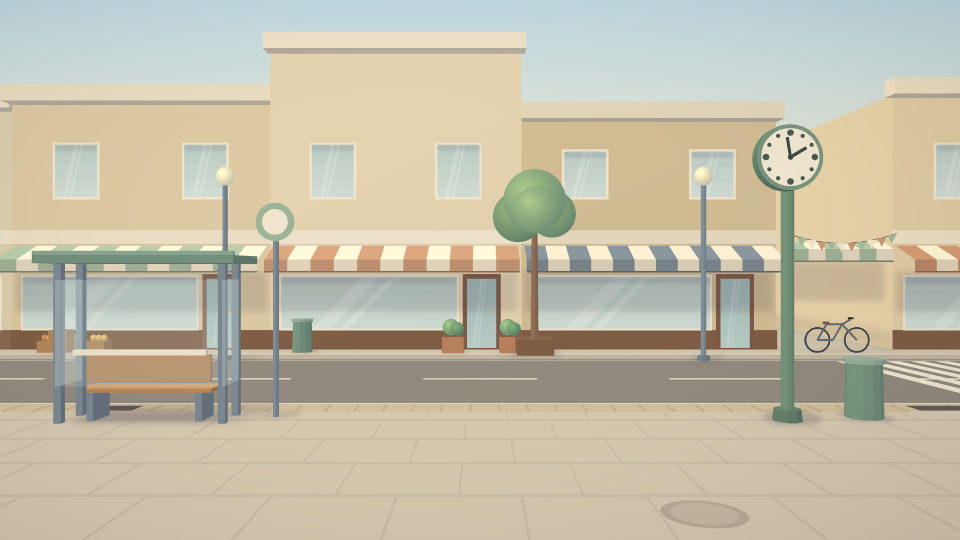
#> input picture 03_Location_Environment_Design/Corrections/A1_street_main_day1_v2.png, 1920 x 1080 px (shown at 1/2 size); its folder holds 4 pictures in this run
$ python make_sheets.py
#> lines starting #> are read from the running program, lines starting #| are printed output that depends on the picture
"""Contact sheets (landscape + 9:16) and the updated scale reference chart, built from the real v2 files + approved cutouts."""
import os, sys
sys.path.insert(0, os.path.dirname(os.path.abspath(__file__)))
from PIL import Image, ImageDraw, ImageFont
OUT = os.path.abspath(os.path.join(os.path.dirname(os.path.abspath(__file__)), '..'))
V = os.path.join(OUT, 'vertical_9x16'); CH = os.path.join(OUT, '_work', 'chars')
FP = '/usr/share/fonts/truetype/dejavu/DejaVuSans.ttf'; FB = '/usr/share/fonts/truetype/dejavu/DejaVuSans-Bold.ttf'
def F(sz, b=False):
    try: return ImageFont.truetype(FB if b else FP, sz)
    except Exception: return ImageFont.load_default()
BG = (244, 238, 224); INK = (62, 60, 68)
NAMES = ['A1_street_main_day1', 'A2_street_along_sidewalk', 'A3_street_main_year10', 'A4_street_character_placement',
         'B1_cafe_main_corner', 'B2_cafe_counter_hero', 'B3_cafe_character_placement',
         'C1_market_stall_main', 'C2_market_row_month6', 'C3_market_character_placement',
         'D1_bus_interior_main', 'D2_bus_driver_cabin', 'D3_bus_stop_exterior', 'D4_bus_character_placement']


def contact():
    cols, tw, th, pad, top = 3, 640, 360, 24, 120
    rows = -(-len(NAMES) // cols)
    W = cols * (tw + pad) + pad; H = top + rows * (th + 56) + pad
    sh = Image.new('RGB', (W, H), BG); d = ImageDraw.Draw(sh)
#> after `sh = Image.new('RGB', (W, H), BG)`:
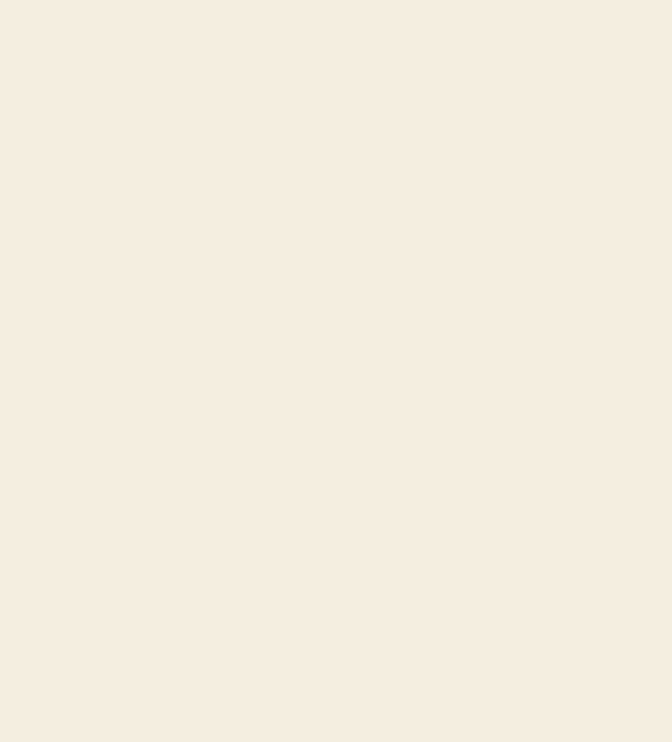
#> sh: PIL image 2016x2224 RGB (shown at 1/3 size); mean R, G, B 244, 238, 224
    d.text((pad, 28), 'Module 03 - Environment Contact Sheet (v2 corrected references, 16:9)', font=F(34, True), fill=INK)
    d.text((pad, 78), 'Procedural re-creations of the 14 correctable references. Characters are cut-outs of the approved front/side views.', font=F(20), fill=INK)
    for i, n in enumerate(NAMES):
        r, c = divmod(i, cols); x = pad + c * (tw + pad); y = top + r * (th + 56)
        im = Image.open(os.path.join(OUT, n + '_v2.png')).convert('RGB').resize((tw, th), Image.LANCZOS)
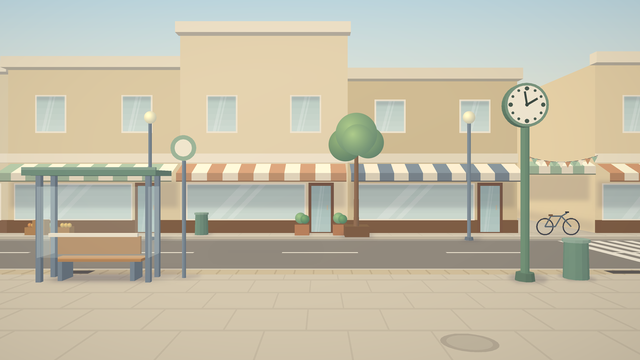
#> im: PIL image 640x360 RGB; mean R, G, B 195.5, 189.3, 168.5
        sh.paste(im, (x, y)); d.text((x, y + th + 8), n + '_v2', font=F(19, True), fill=INK)
#> after `sh.paste(im, (x, y))`:
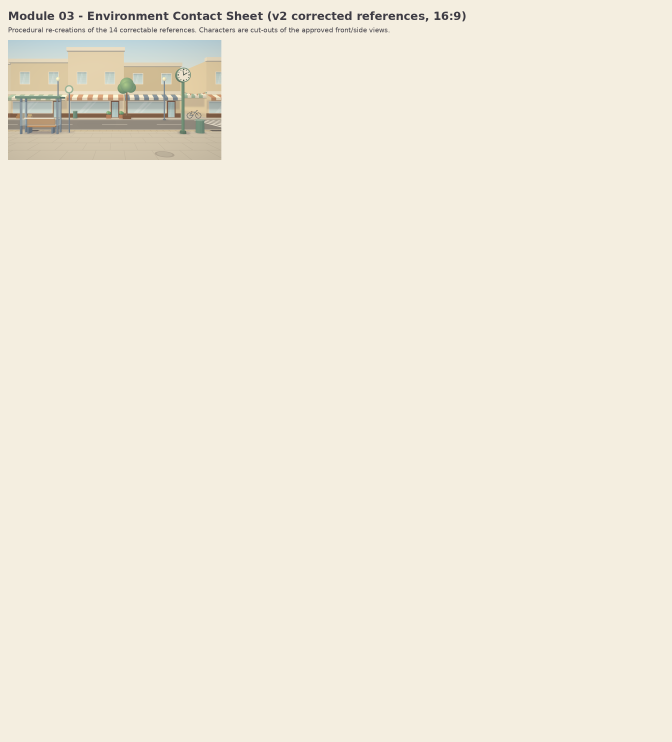
#> sh: PIL image 2016x2224 RGB (shown at 1/3 size); mean R, G, B 240.8, 234.8, 220.5
#> pass 2 of the loop in contact, `for i, n in enumerate(NAMES):`:
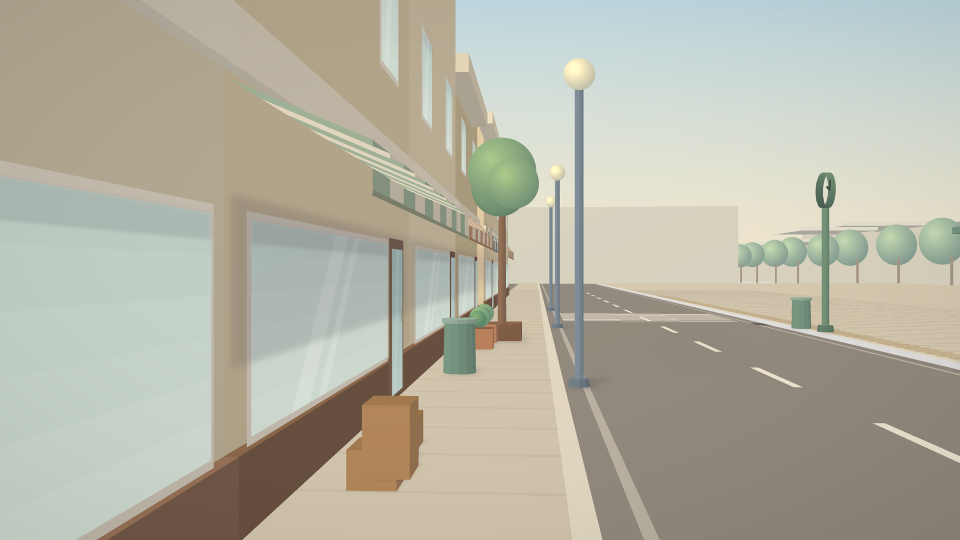
#> input picture 03_Location_Environment_Design/Corrections/A2_street_along_sidewalk_v2.png, 1920 x 1080 px (shown at 1/2 size)
#> in contact, `im = Image.open(os.path.join(OUT, n + '_v2.png')).convert('RGB').resiz..`:
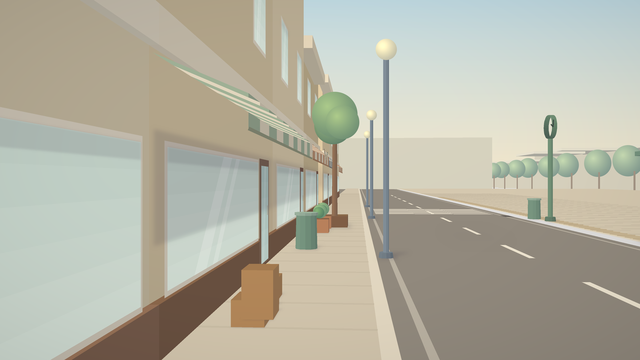
#> im: PIL image 640x360 RGB; mean R, G, B 180.3, 178.7, 163.7
#> in contact, `sh.paste(im, (x, y))`:
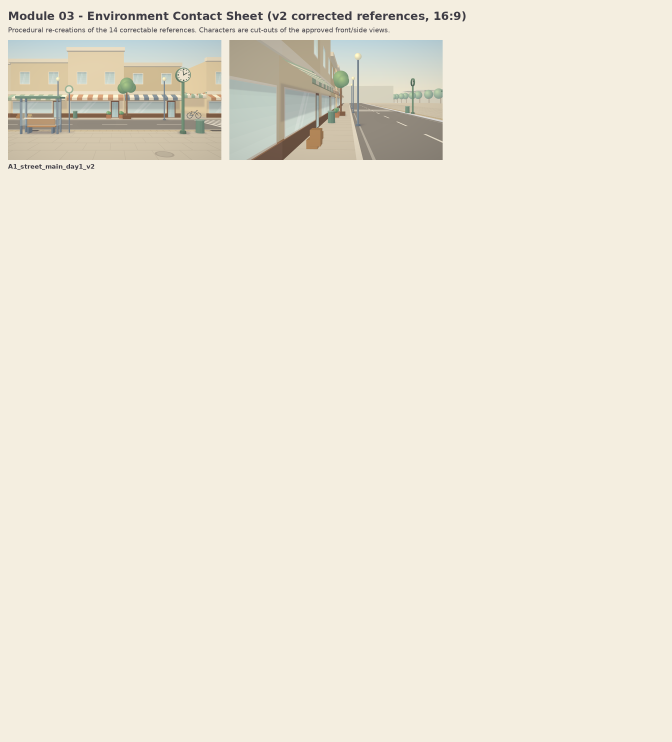
#> sh: PIL image 2016x2224 RGB (shown at 1/3 size); mean R, G, B 237.4, 231.7, 217.4
#> pass 3 of the loop in contact, `for i, n in enumerate(NAMES):`:
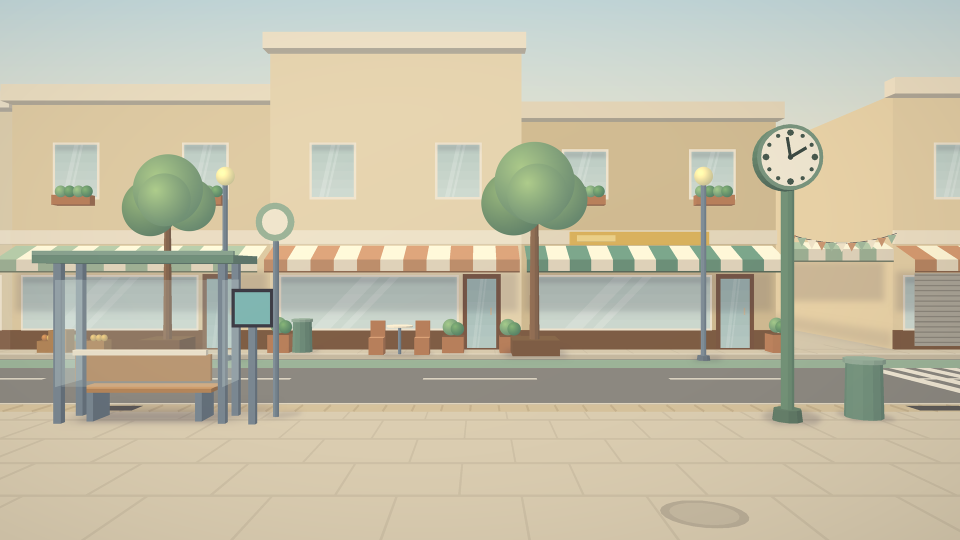
#> input picture 03_Location_Environment_Design/Corrections/A3_street_main_year10_v2.png, 1920 x 1080 px (shown at 1/2 size)
#> in contact, `im = Image.open(os.path.join(OUT, n + '_v2.png')).convert('RGB').resiz..`:
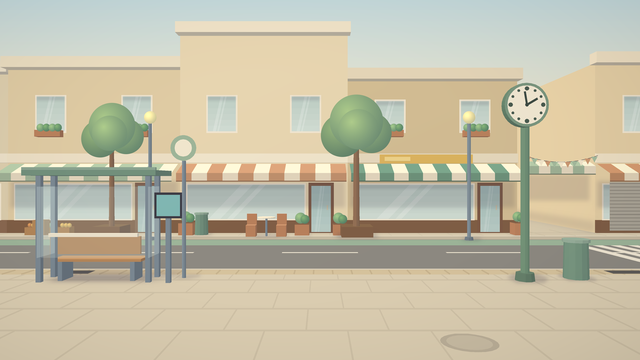
#> im: PIL image 640x360 RGB; mean R, G, B 195.8, 189.8, 166.6
#> in contact, `sh.paste(im, (x, y))`:
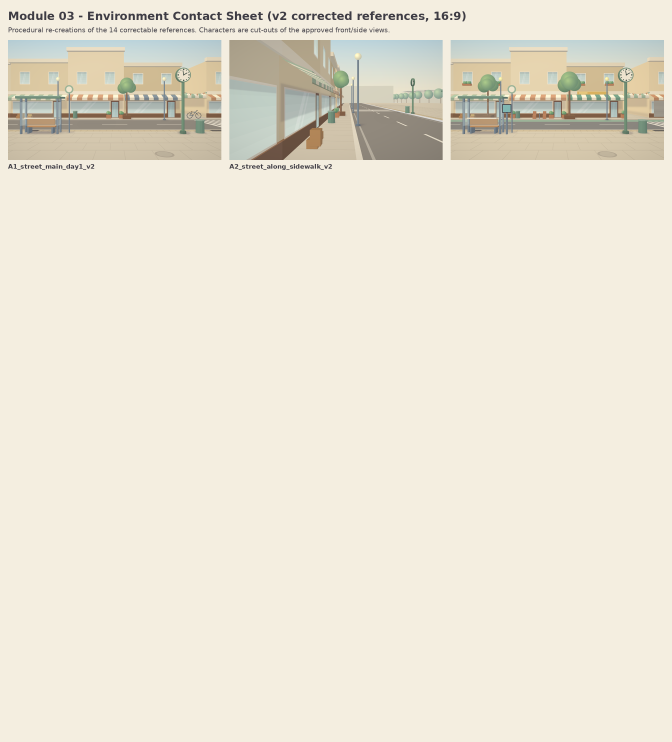
#> sh: PIL image 2016x2224 RGB (shown at 1/3 size); mean R, G, B 234.9, 229.1, 214.4
#> the loop made 5 passes; the first 3 are shown
    sh.save(os.path.join(OUT, '03_Environment_Contact_Sheet_v2.png'))


# [13 lines left out: function contact_v, not called in this run]


def cut(name, h_m, ppm):
    im = Image.open(os.path.join(CH, name + '.png')).convert('RGBA'); bb = im.split()[-1].getbbox(); im = im.crop(bb)
    hh = int(round(h_m * ppm)); ww = int(round(im.width * hh / im.height)); return im.resize((ww, hh), Image.LANCZOS)


# [32 lines left out: function scale_chart, not called in this run]


if __name__ == '__main__':
#> (the run stopped early here; a loop or call above may not have finished)
